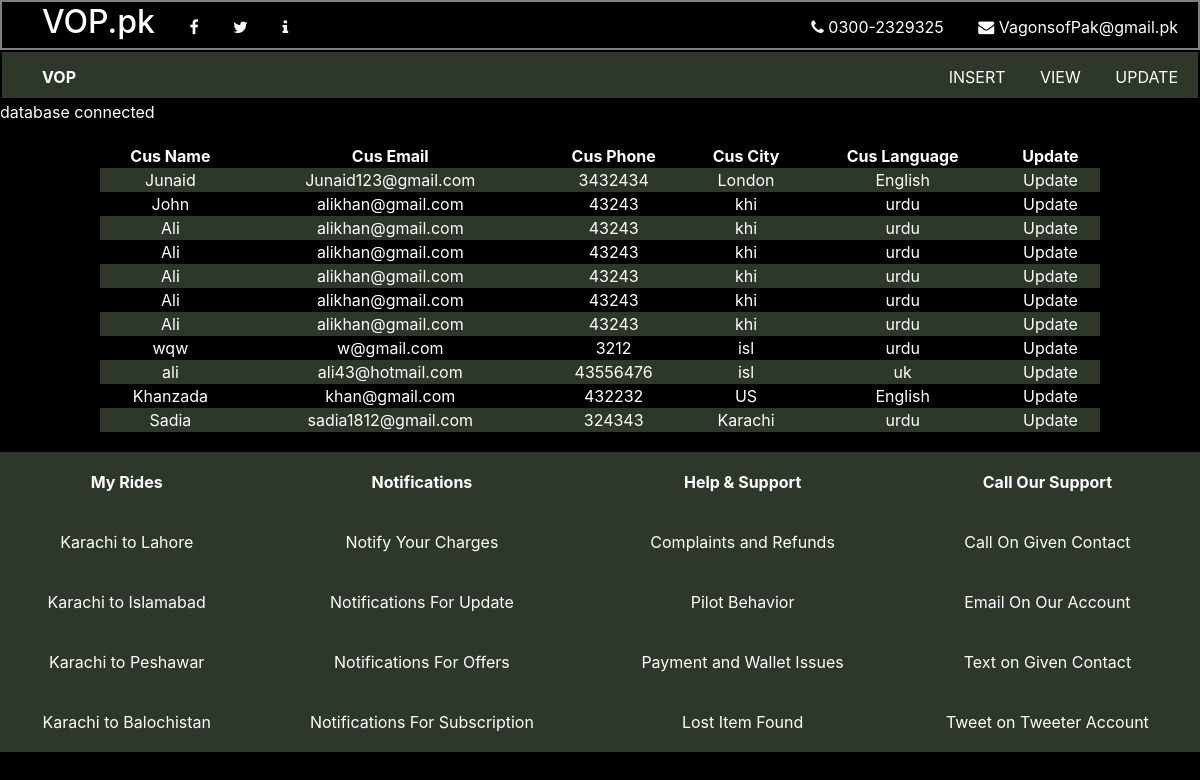
/update.php, run on the app's committed database.
### tables this page shows
CREATE TABLE `VOP` (
  `ID` int(32) NOT NULL,
  `Cus_Name` text NOT NULL,
  `Cus_Email` varchar(50) NOT NULL,
  `Cus_Phone` int(11) NOT NULL,
  `Cus_City` text NOT NULL,
  `Cus_Lang` text NOT NULL
);

### update.php (the view, shortened to what this page needs)
<!DOCTYPE html>
<html>
    <head>
    </head>
    <body>
        <?php
        require('mycon.php');
        ?>
        <div class="update">
            <table>
                <tr>
                <th>Cus Name</th>
                <th>Cus Email </th>
                <th>Cus Phone</th>
                <th>Cus City</th>
                <th>Cus Language</th>
                <th>Update</th>
                </tr>
                    <?php
                    $myqry = "SELECT * FROM VOP";
                    $result=$mycon->query($myqry);
                    while ($myrow=$result->fetch_assoc())
                        {
                    ?>
                    <tr>
                    <td><?php echo $myrow['Cus_Name']; ?></td>
                    <td><?php echo $myrow['Cus_Email']; ?></td>
                    <td><?php echo $myrow['Cus_Phone']; ?></td>
                    <td><?php echo $myrow['Cus_City']; ?></td>
                    <td><?php echo $myrow['Cus_Lang']; ?></td>
                    <td><a href="update1.php?ID=<?php echo $myrow['ID'];?>">Update</a></td>
                    </tr>
                    <?php
                        }
                    ?>
            </table>
        </div>
    </body>
</html>

### style.css (style rules this page uses)
* { margin: 0; padding: 0; box-sizing: border-box; }
body { background-color: black; }
#main_container { margin: 0 auto; width: 100%; height: auto; background-color: black; color: white; }
header { width: 100%; line-height: 50px; height: 50px; background-color: black; padding-left: 10px; padding-right: 20px; border: 2px solid grey; }
header ul li { list-style-type: none; display: inline-block; margin-left: 30px; }
header ul li a { text-decoration: none; color: white; }
header ul .logo { border-bottom: 2px solid white; }
.list1_right { float: right; }
nav { width: 100%; line-height: 50px; height: 50px; background-color: rgb(45, 56, 43); color : white; padding-left: 10px; padding-right: 20px; border: 2px solid black; }
.list_right { float: right; }
nav ul li { display: inline-block; margin-left: 30px; }
nav ul li a { text-decoration: none; color: white; }
.footer { width: 100%; height: 300px; text-align: center; color: white; background-color: rgb(45, 56, 43); }
.footer a { text-decoration: none; color: white; }

### update.php (style rules this page uses)
.update { margin: 20px 100px 20px 100px; text-align: center; }
.update table { width: 100%; }
.update tr:nth-child(even) { background-color: rgb(45, 56, 43); }
.update tr:nth-child(odd) { background: black; }
.update td a { text-decoration : none; color: white; }

### data on the page
vop: Cus_Name "Junaid", Cus_Email "Junaid123@gmail.com", Cus_Phone "3432434", Cus_City "London", Cus_Lang "English"
vop: Cus_Name "John", Cus_Email "alikhan@gmail.com", Cus_Phone "43243", Cus_City "khi", Cus_Lang "urdu"
vop: Cus_Name "Ali", Cus_Email "alikhan@gmail.com", Cus_Phone "43243", Cus_City "khi", Cus_Lang "urdu"
vop: Cus_Name "Ali", Cus_Email "alikhan@gmail.com", Cus_Phone "43243", Cus_City "khi", Cus_Lang "urdu"
vop: Cus_Name "Ali", Cus_Email "alikhan@gmail.com", Cus_Phone "43243", Cus_City "khi", Cus_Lang "urdu"
vop: Cus_Name "Ali", Cus_Email "alikhan@gmail.com", Cus_Phone "43243", Cus_City "khi", Cus_Lang "urdu"
vop: Cus_Name "Ali", Cus_Email "alikhan@gmail.com", Cus_Phone "43243", Cus_City "khi", Cus_Lang "urdu"
vop: Cus_Name "wqw", Cus_Email "w@gmail.com", Cus_Phone "3212", Cus_City "isl", Cus_Lang "urdu"
vop: Cus_Name "ali", Cus_Email "ali43@hotmail.com", Cus_Phone "43556476", Cus_City "isl", Cus_Lang "uk"
vop: Cus_Name "Khanzada", Cus_Email "khan@gmail.com", Cus_Phone "432232", Cus_City "US", Cus_Lang "English"
vop: Cus_Name "Sadia", Cus_Email "sadia1812@gmail.com", Cus_Phone "324343", Cus_City "Karachi", Cus_Lang "urdu"
